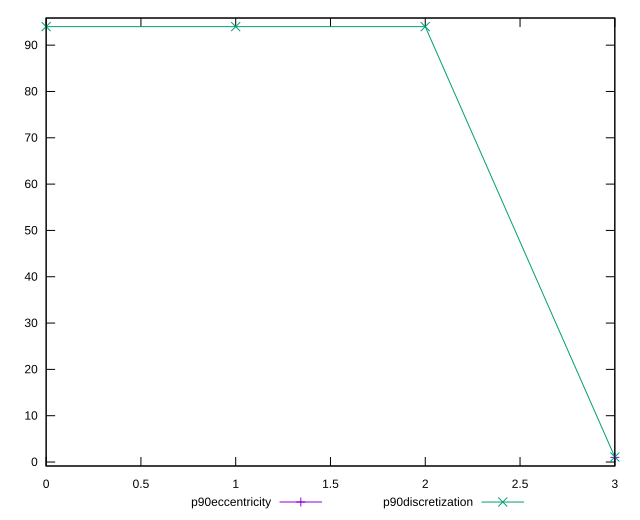

Reproduce this figure in gnuplot.
reset

$p90Eccentricity <<EOF
3 0.9999999999999991
EOF

$p90Discretization <<EOF
0 94
1 94
2 94
3 1.0804597701149425
EOF

set key outside below
set xrange [0:3]
set yrange [-0.860000000000001:95.86]
set trange [-0.860000000000001:95.86]
set terminal svg size 640, 520 enhanced background rgb 'white'
set output "reports/report_00031_2021-02-24T23-18-18.084Z/uses-rel-preconnect/progression/eccentricity.svg"

plot $p90Eccentricity title "p90eccentricity" with linespoints, \
     $p90Discretization title "p90discretization" with linespoints

reset
